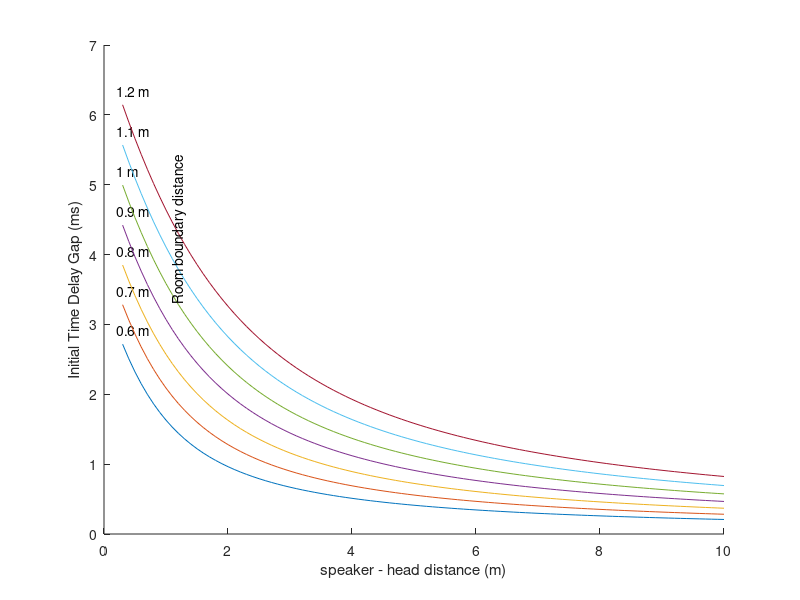

Here is the MATLAB script that generated this plot: (Note: this script raises an error after producing the figure.)
clear
close all


% dir_dist = 0.3:0.1:10;
% rb_dist = 0.95; % reflective boundary min distance from the speaker - head axis
% ref_dist = 2 * sqrt((dir_dist/2).^2 + rb_dist^2);
% itdg = (ref_dist - dir_dist) * 2.9; % in ms
% itdg_fs = ceil(itdg .* (48000 / 1000));
% 
% plot(dir_dist,itdg_fs)
% ylabel('Initial Time Delay Gap (samples@48kHz)')
% xlabel('speaker - head distance (m)')

% how far is the closest boundary? 
% Standard ceiling height: 240 cm
% Tall peron height: 180 cm
% let's assume 0.6 m


figure
hold on

rb_dist = 0.6:0.1:1.2; % reflective boundary min distance from the speaker - head axis
direct_dist = 0.3:0.1:10; % speaker - head distance vector

for i = 1:length(rb_dist)
   for j = 1:length(direct_dist)
      ref_dist = 2 * sqrt((direct_dist(j)/2)^2 + rb_dist(i)^2);
      itdg(i,j) = (ref_dist - direct_dist(j)) * 2.9; % in ms
   end
end

for i = 1:length(rb_dist)
    plot(direct_dist,itdg(i,:))
    text(0.2,itdg(i,1)+0.2,[num2str(rb_dist(i)) ' m'])
%     x = [0.2/10  (itdg(i,1)+0.2)/7];
%     y = [1.2/10 (itdg(i,1)+1.2)/7];
%     annotation('textarrow',x,y,'String',[num2str(rb_dist(i)) ' m'])
end

xlim([0 10])
ylim([0 7])
ylabel('Initial Time Delay Gap (ms)')
xlabel('speaker - head distance (m)')

text(1.2,3.3,'Room boundary distance','rotation',90)

ff_limit = 2;
xline(ff_limit,'--k')
text(ff_limit+0.2,5,'Free field limit','rotation',90)

win_length = (140/48000) * 1000;
yline(win_length,'--k')
text(5,win_length+0.3,'Time window length')

% save figure
figlen = 4;
width = 4*figlen;
height = 3*figlen;
set(gcf,'Units','centimeters','PaperPosition',[0 0 width height],'PaperSize',[width height]);
saveas(gcf,'itdg_calc.png')




